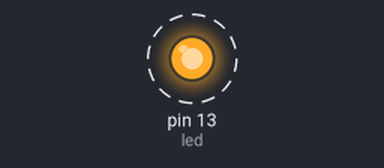
Bench run of a sketch on a simulated Arduino Uno, built with avr-gcc and run on an emulated ATmega328P. On the bench: output pins drawn as LEDs (lit = HIGH). Dashed ring = blinking. What the sketch prints to the serial monitor is not drawn.

Above: at 0.5 s.
Timing chart, 0 to 4.6 s (numbered marks = the images above):
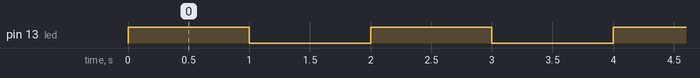

The sketch:

P3_EchoBlinked.ino
```cpp
int led = 13; // led pin 13 positivo y GND (Ground) negativo
int v;

void setup() {
  // put your setup code here, to run once:
  Serial.begin(9600); // estandar 9600 siempre
  pinMode(led,OUTPUT); // indicar que pin se va a utilizar y de que forma se utilizara
}

void loop() {
  // put your main code here, to run repeatedly:
  digitalWrite(led,HIGH);
  Serial.println("Led encendido");
  delay(1000);
  digitalWrite(led,LOW);
  Serial.println("Led apagado");
  delay(1000);
}
```

Measured:
- by itself, pin 13 (led): alternates HIGH for 1.0 s and LOW for 1.0 s
